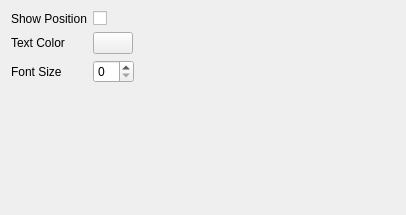
<?xml version="1.0" encoding="UTF-8"?>
<ui version="4.0">
 <class>bibleVerseViewConfig</class>
 <widget class="QWidget" name="bibleVerseViewConfig">
  <property name="geometry">
   <rect>
    <x>0</x>
    <y>0</y>
    <width>406</width>
    <height>215</height>
   </rect>
  </property>
  <property name="windowTitle">
   <string>Configure bibleVerse</string>
  </property>
  <property name="accessibleName">
   <string>Configure bibleVerse</string>
  </property>
  <layout class="QGridLayout" name="gridLayout">
   <item row="0" column="0">
    <layout class="QFormLayout" name="formLayout">
     <property name="fieldGrowthPolicy">
      <enum>QFormLayout::FieldsStayAtSizeHint</enum>
     </property>
     <item row="0" column="0">
      <widget class="QLabel" name="label_4">
       <property name="text">
        <string>Show Position</string>
       </property>
      </widget>
     </item>
     <item row="0" column="1">
      <widget class="QCheckBox" name="checkBox_position">
       <property name="text">
        <string/>
       </property>
      </widget>
     </item>
     <item row="1" column="0">
      <widget class="QLabel" name="label">
       <property name="text">
        <string>Text Color</string>
       </property>
      </widget>
     </item>
     <item row="1" column="1">
      <widget class="KColorButton" name="kcolorbutton_textcolor"/>
     </item>
     <item row="2" column="0">
      <widget class="QLabel" name="label_2">
       <property name="text">
        <string>Font Size</string>
       </property>
      </widget>
     </item>
     <item row="2" column="1">
      <widget class="KIntSpinBox" name="kintspinbox_fontsize"/>
     </item>
    </layout>
   </item>
  </layout>
 </widget>
 <customwidgets>
  <customwidget>
   <class>KIntSpinBox</class>
   <extends>QSpinBox</extends>
   <header>knuminput.h</header>
  </customwidget>
  <customwidget>
   <class>KColorButton</class>
   <extends>QPushButton</extends>
   <header>kcolorbutton.h</header>
  </customwidget>
 </customwidgets>
 <resources/>
 <connections/>
</ui>
